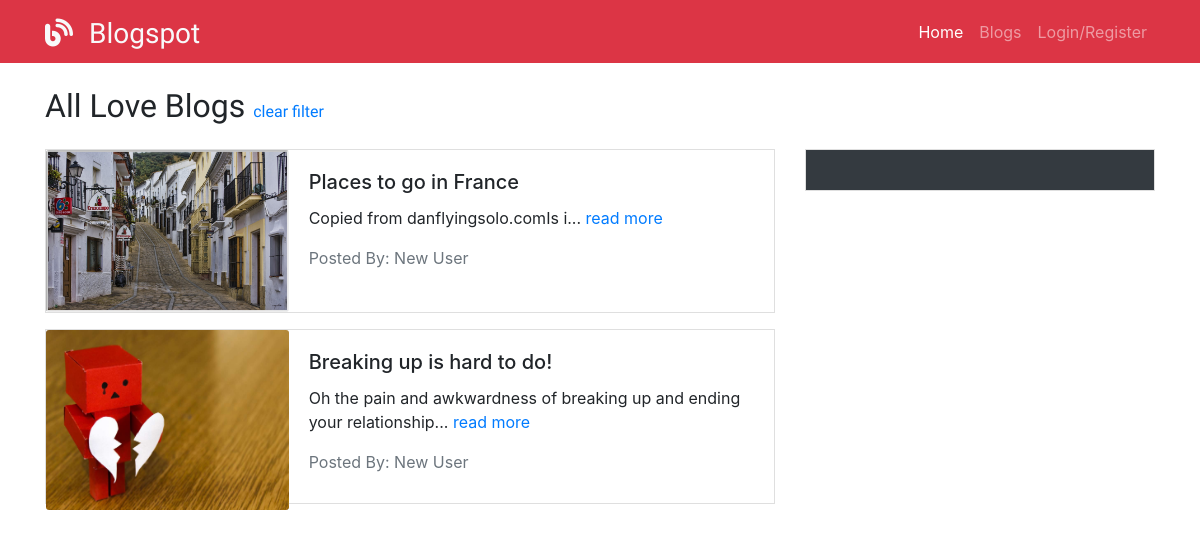
The page /blogs/search/love on the database its author committed.
### models.py (models this page shows, shortened)
class Tag(db.Model):
    __tablename__ = "tags"
    id = db.Column(db.Integer, primary_key=True)
    text = db.Column(db.String(20))
    created_at = db.Column(db.DateTime, server_default=func.now())
    updated_at = db.Column(db.DateTime, server_default=func.now(), onupdate=func.now())
    tag_has_blogs = relationship('BlogTag')

class Blog(db.Model):
    __tablename__ = "blogs"
    id = db.Column(db.Integer, primary_key=True)
    title = db.Column(db.String(55))
    content = db.Column(db.Text)
    user_id = db.Column(db.Integer, db.ForeignKey('user.id'), nullable=False)
    user = db.relationship('User', foreign_keys=[user_id], backref="user_blogs")
    pic_filepath = db.Column(db.Text)
    created_at = db.Column(db.DateTime, server_default=func.now())
    updated_at = db.Column(db.DateTime, server_default=func.now(), onupdate=func.now())
    blog_has_tags = relationship('BlogTag', cascade="all, delete-orphan")

class User(db.Model):
    __tablename__ = "user"
    id = db.Column(db.Integer, primary_key=True)
    first_name = db.Column(db.String(45))
    last_name = db.Column(db.String(45))
    tagline = db.Column(db.String(100))
    twitter = db.Column(db.String(15))
    instagram = db.Column(db.String(30))
    facebook = db.Column(db.String(50))
    pic_filepath = db.Column(db.Text)
    email = db.Column(db.String(45))
    password = db.Column(db.String(100))
    created_at = db.Column(db.DateTime, server_default=func.now())
    updated_at = db.Column(db.DateTime, server_default=func.now(), onupdate=func.now())

### controller_functions.py (the view)
def show_blogs_by_tag(tag):
    blogs = []
    blog_tags = None
    tag_obj = Tag.query.filter_by(text=tag).first()
    if tag_obj:
        blog_tags = BlogTag.query.filter_by(tag_id=tag_obj.id).all()
    if blog_tags:
        for blog in blog_tags:
            blogs.append(Blog.query.get(blog.blog_id))
    return render_template('all_blogs.html', blogs=blogs, tag=tag)

### templates/all_blogs.html (shortened to what this page needs)
<!DOCTYPE html>
<html lang="en">
  <head>
    <link rel="stylesheet" href="https://stackpath.bootstrapcdn.com/bootstrap/4.3.1/css/bootstrap.min.css"
>
    <link href="{{url_for('static', filename='css/styles.css')}}" rel="stylesheet">
  </head>
  <body>
    {% include 'navbar.html' with context %}
    <div class="container">
      <h2 class="my-4">All {%  if tag %}{{ tag | title }}{% endif %} Blogs {% if tag %}<small><a href="/blogs">clear
            filter</a></small> {% endif %}</h2>
      <div class="row">
        <div class="col-md-8">
          {%  for blog in blogs %}
          <div class="card mb-3 blog-card">
            <div class="row no-gutters">
              <div class="col-md-4">
                <a href="/blogs/{{ blog.id }}"><img src="{%  if blog.pic_filepath %}
                        {{ url_for('static', filename='img/blogs/' + blog.pic_filepath)}}
                            {% else %}
                             http://placehold.it/140x100 {% endif %}" class="card-img" alt="blog thumbnail"></a>
              </div>
              <div class="col-md-8">
                <div class="card-body">
                  <h5 class="card-title">{{ blog.title }}</h5>
                  <p class="card-text"><span class="blogContent">{{ blog.content[:75] | striptags }}...</span>
                    <a href="/blogs/{{ blog.id }}">read more</a></p>
                  <a href="/users/{{ blog.user_id }}" <p class="card-text text-muted">Posted By:
                    {{ blog.user.first_name }}
                    {{ blog.user.last_name }}</p></a>
                </div>
              </div>
            </div>
          </div>
          {%  endfor %}
        </div>
        <div class="col-md-4">
          <div class="card">
            <div class="card-body tag-background">
            </div>
          </div>
        </div>
      </div>
    </div>
  </body>
</html>

### static/css/styles.css (style rules this page uses)
* { margin: 0; padding: 0; }
h1, h2 { font-family: 'Gayathri', sans-serif; }
small { font-size: 50%; }
.tag-background { background-color: #343a40; }
.blog-card { max-height: 175px; }
.card-img { height: 100%; }
.card { border-radius: 0 !important; }

### rows shown on the page
Tag: text "Love"
Blog: pic_filepath (picture), title "Places to go in France", content "Copied from danflyingsolo.comIs i", user.first_name "New", user.last_name "User"
Blog: pic_filepath (picture), title "Breaking up is hard to do!", content "Oh the pain and awkwardness of breaking up and ending your relationship", user.first_name "New", user.last_name "User"
